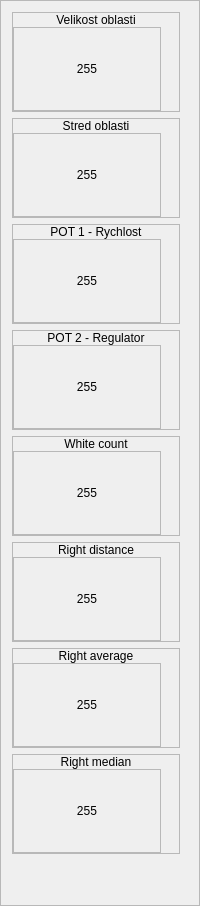
        <widget class="QFrame" name="frame_21">
         <property name="frameShape">
          <enum>QFrame::StyledPanel</enum>
         </property>
         <property name="frameShadow">
          <enum>QFrame::Raised</enum>
         </property>
         <layout class="QVBoxLayout" name="verticalLayout_28">
          <item>
           <widget class="QFrame" name="leftPwmMainFrame_2">
            <property name="maximumSize">
             <size>
              <width>168</width>
              <height>16777215</height>
             </size>
            </property>
            <property name="frameShape">
             <enum>QFrame::StyledPanel</enum>
            </property>
            <property name="frameShadow">
             <enum>QFrame::Raised</enum>
            </property>
            <layout class="QVBoxLayout" name="verticalLayout_29">
             <property name="spacing">
              <number>0</number>
             </property>
             <property name="leftMargin">
              <number>0</number>
             </property>
             <property name="topMargin">
              <number>0</number>
             </property>
             <property name="rightMargin">
              <number>0</number>
             </property>
             <property name="bottomMargin">
              <number>0</number>
             </property>
             <item>
              <widget class="QLabel" name="label_10">
               <property name="text">
                <string>Velikost oblasti</string>
               </property>
               <property name="alignment">
                <set>Qt::AlignCenter</set>
               </property>
              </widget>
             </item>
             <item>
              <widget class="QFrame" name="frame_22">
               <property name="sizePolicy">
                <sizepolicy hsizetype="Maximum" vsizetype="Fixed">
                 <horstretch>0</horstretch>
                 <verstretch>0</verstretch>
                </sizepolicy>
               </property>
               <property name="maximumSize">
                <size>
                 <width>148</width>
                 <height>16777215</height>
                </size>
               </property>
               <property name="frameShape">
                <enum>QFrame::StyledPanel</enum>
               </property>
               <property name="frameShadow">
                <enum>QFrame::Raised</enum>
               </property>
               <layout class="QVBoxLayout" name="verticalLayout_30">
                <item>
                 <widget class="QLabel" name="regionSizeLabel">
                  <property name="minimumSize">
                   <size>
                    <width>128</width>
                    <height>64</height>
                   </size>
                  </property>
                  <property name="maximumSize">
                   <size>
                    <width>128</width>
                    <height>64</height>
                   </size>
                  </property>
                  <property name="styleSheet">
                   <string notr="true">font: 75 26pt &quot;Segoe UI&quot;;</string>
                  </property>
                  <property name="text">
                   <string>255</string>
                  </property>
                  <property name="alignment">
                   <set>Qt::AlignCenter</set>
                  </property>
                 </widget>
                </item>
               </layout>
              </widget>
             </item>
            </layout>
           </widget>
          </item>
          <item>
           <widget class="QFrame" name="rightPwmMainFrame_2">
            <property name="maximumSize">
             <size>
              <width>168</width>
              <height>16777215</height>
             </size>
            </property>
            <property name="frameShape">
             <enum>QFrame::StyledPanel</enum>
            </property>
            <property name="frameShadow">
             <enum>QFrame::Raised</enum>
            </property>
            <layout class="QVBoxLayout" name="verticalLayout_32">
             <property name="spacing">
              <number>0</number>
             </property>
             <property name="leftMargin">
              <number>0</number>
             </property>
             <property name="topMargin">
              <number>0</number>
             </property>
             <property name="rightMargin">
              <number>0</number>
             </property>
             <property name="bottomMargin">
              <number>0</number>
             </property>
             <item>
              <widget class="QLabel" name="label_11">
               <property name="text">
                <string>Stred oblasti</string>
               </property>
               <property name="alignment">
                <set>Qt::AlignCenter</set>
               </property>
              </widget>
             </item>
             <item>
              <widget class="QFrame" name="frame_24">
               <property name="sizePolicy">
                <sizepolicy hsizetype="Maximum" vsizetype="Fixed">
                 <horstretch>0</horstretch>
                 <verstretch>0</verstretch>
                </sizepolicy>
               </property>
               <property name="maximumSize">
                <size>
                 <width>148</width>
                 <height>16777215</height>
                </size>
               </property>
               <property name="frameShape">
                <enum>QFrame::StyledPanel</enum>
               </property>
               <property name="frameShadow">
                <enum>QFrame::Raised</enum>
               </property>
               <layout class="QVBoxLayout" name="verticalLayout_33">
                <item>
                 <widget class="QLabel" name="regionCenterLabel">
                  <property name="minimumSize">
                   <size>
                    <width>128</width>
                    <height>64</height>
                   </size>
                  </property>
                  <property name="maximumSize">
                   <size>
                    <width>128</width>
                    <height>64</height>
                   </size>
                  </property>
                  <property name="styleSheet">
                   <string notr="true">font: 75 26pt &quot;Segoe UI&quot;;</string>
                  </property>
                  <property name="text">
                   <string>255</string>
                  </property>
                  <property name="alignment">
                   <set>Qt::AlignCenter</set>
                  </property>
                 </widget>
                </item>
               </layout>
              </widget>
             </item>
            </layout>
           </widget>
          </item>
          <item>
           <widget class="QFrame" name="motorSpeedFrame_2">
            <property name="maximumSize">
             <size>
              <width>168</width>
              <height>16777215</height>
             </size>
            </property>
            <property name="frameShape">
             <enum>QFrame::StyledPanel</enum>
            </property>
            <property name="frameShadow">
             <enum>QFrame::Raised</enum>
            </property>
            <layout class="QVBoxLayout" name="verticalLayout_35">
             <property name="spacing">
              <number>0</number>
             </property>
             <property name="leftMargin">
              <number>0</number>
             </property>
             <property name="topMargin">
              <number>0</number>
             </property>
             <property name="rightMargin">
              <number>0</number>
             </property>
             <property name="bottomMargin">
              <number>0</number>
             </property>
             <item>
              <widget class="QLabel" name="label_12">
               <property name="text">
                <string>POT 1 - Rychlost</string>
               </property>
               <property name="alignment">
                <set>Qt::AlignCenter</set>
               </property>
              </widget>
             </item>
             <item>
              <widget class="QFrame" name="frame_26">
               <property name="sizePolicy">
                <sizepolicy hsizetype="Maximum" vsizetype="Fixed">
                 <horstretch>0</horstretch>
                 <verstretch>0</verstretch>
                </sizepolicy>
               </property>
               <property name="maximumSize">
                <size>
                 <width>148</width>
                 <height>16777215</height>
                </size>
               </property>
               <property name="frameShape">
                <enum>QFrame::StyledPanel</enum>
               </property>
               <property name="frameShadow">
                <enum>QFrame::Raised</enum>
               </property>
               <layout class="QVBoxLayout" name="verticalLayout_36">
                <item>
                 <widget class="QLabel" name="leftPotLabel">
                  <property name="minimumSize">
                   <size>
                    <width>128</width>
                    <height>64</height>
                   </size>
                  </property>
                  <property name="maximumSize">
                   <size>
                    <width>128</width>
                    <height>64</height>
                   </size>
                  </property>
                  <property name="styleSheet">
                   <string notr="true">font: 75 26pt &quot;Segoe UI&quot;;</string>
                  </property>
                  <property name="text">
                   <string>255</string>
                  </property>
                  <property name="alignment">
                   <set>Qt::AlignCenter</set>
                  </property>
                 </widget>
                </item>
               </layout>
              </widget>
             </item>
            </layout>
           </widget>
          </item>
          <item>
           <widget class="QFrame" name="regulatorMainFrame">
            <property name="maximumSize">
             <size>
              <width>168</width>
              <height>16777215</height>
             </size>
            </property>
            <property name="frameShape">
             <enum>QFrame::StyledPanel</enum>
            </property>
            <property name="frameShadow">
             <enum>QFrame::Raised</enum>
            </property>
            <layout class="QVBoxLayout" name="verticalLayout_38">
             <property name="spacing">
              <number>0</number>
             </property>
             <property name="leftMargin">
              <number>0</number>
             </property>
             <property name="topMargin">
              <number>0</number>
             </property>
             <property name="rightMargin">
              <number>0</number>
             </property>
             <property name="bottomMargin">
              <number>0</number>
             </property>
             <item>
              <widget class="QLabel" name="label_13">
               <property name="text">
                <string>POT 2 - Regulator</string>
               </property>
               <property name="alignment">
                <set>Qt::AlignCenter</set>
               </property>
              </widget>
             </item>
             <item>
              <widget class="QFrame" name="frame_28">
               <property name="sizePolicy">
                <sizepolicy hsizetype="Maximum" vsizetype="Fixed">
                 <horstretch>0</horstretch>
                 <verstretch>0</verstretch>
                </sizepolicy>
               </property>
               <property name="maximumSize">
                <size>
                 <width>148</width>
                 <height>16777215</height>
                </size>
               </property>
               <property name="frameShape">
                <enum>QFrame::StyledPanel</enum>
               </property>
               <property name="frameShadow">
                <enum>QFrame::Raised</enum>
               </property>
               <layout class="QVBoxLayout" name="verticalLayout_39">
                <item>
                 <widget class="QLabel" name="rightPotLabel">
                  <property name="minimumSize">
                   <size>
                    <width>128</width>
                    <height>64</height>
                   </size>
                  </property>
                  <property name="maximumSize">
                   <size>
                    <width>128</width>
                    <height>64</height>
                   </size>
                  </property>
                  <property name="styleSheet">
                   <string notr="true">font: 75 26pt &quot;Segoe UI&quot;;</string>
                  </property>
                  <property name="text">
                   <string>255</string>
                  </property>
                  <property name="alignment">
                   <set>Qt::AlignCenter</set>
                  </property>
                 </widget>
                </item>
               </layout>
              </widget>
             </item>
            </layout>
           </widget>
          </item>
          <item>
           <widget class="QFrame" name="voltageMainFrame_4">
            <property name="maximumSize">
             <size>
              <width>168</width>
              <height>16777215</height>
             </size>
            </property>
            <property name="frameShape">
             <enum>QFrame::StyledPanel</enum>
            </property>
            <property name="frameShadow">
             <enum>QFrame::Raised</enum>
            </property>
            <layout class="QVBoxLayout" name="verticalLayout_44">
             <property name="spacing">
              <number>0</number>
             </property>
             <property name="leftMargin">
              <number>0</number>
             </property>
             <property name="topMargin">
              <number>0</number>
             </property>
             <property name="rightMargin">
              <number>0</number>
             </property>
             <property name="bottomMargin">
              <number>0</number>
             </property>
             <item>
              <widget class="QLabel" name="label_15">
               <property name="text">
                <string>White count</string>
               </property>
               <property name="alignment">
                <set>Qt::AlignCenter</set>
               </property>
              </widget>
             </item>
             <item>
              <widget class="QFrame" name="frame_32">
               <property name="sizePolicy">
                <sizepolicy hsizetype="Maximum" vsizetype="Fixed">
                 <horstretch>0</horstretch>
                 <verstretch>0</verstretch>
                </sizepolicy>
               </property>
               <property name="maximumSize">
                <size>
                 <width>148</width>
                 <height>16777215</height>
                </size>
               </property>
               <property name="frameShape">
                <enum>QFrame::StyledPanel</enum>
               </property>
               <property name="frameShadow">
                <enum>QFrame::Raised</enum>
               </property>
               <layout class="QVBoxLayout" name="verticalLayout_45">
                <item>
                 <widget class="QLabel" name="whiteRegionsCountValueLabel">
                  <property name="minimumSize">
                   <size>
                    <width>128</width>
                    <height>64</height>
                   </size>
                  </property>
                  <property name="maximumSize">
                   <size>
                    <width>128</width>
                    <height>64</height>
                   </size>
                  </property>
                  <property name="styleSheet">
                   <string notr="true">font: 75 26pt &quot;Segoe UI&quot;;</string>
                  </property>
                  <property name="text">
                   <string>255</string>
                  </property>
                  <property name="alignment">
                   <set>Qt::AlignCenter</set>
                  </property>
                 </widget>
                </item>
               </layout>
              </widget>
             </item>
            </layout>
           </widget>
          </item>
          <item>
           <widget class="QFrame" name="blackCountFrame_10">
            <property name="maximumSize">
             <size>
              <width>168</width>
              <height>16777215</height>
             </size>
            </property>
            <property name="frameShape">
             <enum>QFrame::StyledPanel</enum>
            </property>
            <property name="frameShadow">
             <enum>QFrame::Raised</enum>
            </property>
            <layout class="QVBoxLayout" name="verticalLayout_76">
             <property name="spacing">
              <number>0</number>
             </property>
             <property name="leftMargin">
              <number>0</number>
             </property>
             <property name="topMargin">
              <number>0</number>
             </property>
             <property name="rightMargin">
              <number>0</number>
             </property>
             <property name="bottomMargin">
              <number>0</number>
             </property>
             <item>
              <widget class="QLabel" name="label_34">
               <property name="text">
                <string>Right distance</string>
               </property>
               <property name="alignment">
                <set>Qt::AlignCenter</set>
               </property>
              </widget>
             </item>
             <item>
              <widget class="QFrame" name="frame_43">
               <property name="sizePolicy">
                <sizepolicy hsizetype="Maximum" vsizetype="Fixed">
                 <horstretch>0</horstretch>
                 <verstretch>0</verstretch>
                </sizepolicy>
               </property>
               <property name="maximumSize">
                <size>
                 <width>148</width>
                 <height>16777215</height>
                </size>
               </property>
               <property name="frameShape">
                <enum>QFrame::StyledPanel</enum>
               </property>
               <property name="frameShadow">
                <enum>QFrame::Raised</enum>
               </property>
               <layout class="QVBoxLayout" name="verticalLayout_77">
                <item>
                 <widget class="QLabel" name="rightDistanceValueLabel">
                  <property name="minimumSize">
                   <size>
                    <width>128</width>
                    <height>64</height>
                   </size>
                  </property>
                  <property name="maximumSize">
                   <size>
                    <width>128</width>
                    <height>64</height>
                   </size>
                  </property>
                  <property name="styleSheet">
                   <string notr="true">font: 75 26pt &quot;Segoe UI&quot;;</string>
                  </property>
                  <property name="text">
                   <string>255</string>
                  </property>
                  <property name="alignment">
                   <set>Qt::AlignCenter</set>
                  </property>
                 </widget>
                </item>
               </layout>
              </widget>
             </item>
            </layout>
           </widget>
          </item>
          <item>
           <widget class="QFrame" name="blackCountFrame_9">
            <property name="maximumSize">
             <size>
              <width>168</width>
              <height>16777215</height>
             </size>
            </property>
            <property name="frameShape">
             <enum>QFrame::StyledPanel</enum>
            </property>
            <property name="frameShadow">
             <enum>QFrame::Raised</enum>
            </property>
            <layout class="QVBoxLayout" name="verticalLayout_74">
             <property name="spacing">
              <number>0</number>
             </property>
             <property name="leftMargin">
              <number>0</number>
             </property>
             <property name="topMargin">
              <number>0</number>
             </property>
             <property name="rightMargin">
              <number>0</number>
             </property>
             <property name="bottomMargin">
              <number>0</number>
             </property>
             <item>
              <widget class="QLabel" name="label_33">
               <property name="text">
                <string>Right average</string>
               </property>
               <property name="alignment">
                <set>Qt::AlignCenter</set>
               </property>
              </widget>
             </item>
             <item>
              <widget class="QFrame" name="frame_42">
               <property name="sizePolicy">
                <sizepolicy hsizetype="Maximum" vsizetype="Fixed">
                 <horstretch>0</horstretch>
                 <verstretch>0</verstretch>
                </sizepolicy>
               </property>
               <property name="maximumSize">
                <size>
                 <width>148</width>
                 <height>16777215</height>
                </size>
               </property>
               <property name="frameShape">
                <enum>QFrame::StyledPanel</enum>
               </property>
               <property name="frameShadow">
                <enum>QFrame::Raised</enum>
               </property>
               <layout class="QVBoxLayout" name="verticalLayout_75">
                <item>
                 <widget class="QLabel" name="rightAverageValueLabel">
                  <property name="minimumSize">
                   <size>
                    <width>128</width>
                    <height>64</height>
                   </size>
                  </property>
                  <property name="maximumSize">
                   <size>
                    <width>128</width>
                    <height>64</height>
                   </size>
                  </property>
                  <property name="styleSheet">
                   <string notr="true">font: 75 26pt &quot;Segoe UI&quot;;</string>
                  </property>
                  <property name="text">
                   <string>255</string>
                  </property>
                  <property name="alignment">
                   <set>Qt::AlignCenter</set>
                  </property>
                 </widget>
                </item>
               </layout>
              </widget>
             </item>
            </layout>
           </widget>
          </item>
          <item>
           <widget class="QFrame" name="blackCountFrame_8">
            <property name="maximumSize">
             <size>
              <width>168</width>
              <height>16777215</height>
             </size>
            </property>
            <property name="frameShape">
             <enum>QFrame::StyledPanel</enum>
            </property>
            <property name="frameShadow">
             <enum>QFrame::Raised</enum>
            </property>
            <layout class="QVBoxLayout" name="verticalLayout_72">
             <property name="spacing">
              <number>0</number>
             </property>
             <property name="leftMargin">
              <number>0</number>
             </property>
             <property name="topMargin">
              <number>0</number>
             </property>
             <property name="rightMargin">
              <number>0</number>
             </property>
             <property name="bottomMargin">
              <number>0</number>
             </property>
             <item>
              <widget class="QLabel" name="label_32">
               <property name="text">
                <string>Right median</string>
               </property>
               <property name="alignment">
                <set>Qt::AlignCenter</set>
               </property>
              </widget>
             </item>
             <item>
              <widget class="QFrame" name="frame_41">
               <property name="sizePolicy">
                <sizepolicy hsizetype="Maximum" vsizetype="Fixed">
                 <horstretch>0</horstretch>
                 <verstretch>0</verstretch>
                </sizepolicy>
               </property>
               <property name="maximumSize">
                <size>
                 <width>148</width>
                 <height>16777215</height>
                </size>
               </property>
               <property name="frameShape">
                <enum>QFrame::StyledPanel</enum>
               </property>
               <property name="frameShadow">
                <enum>QFrame::Raised</enum>
               </property>
               <layout class="QVBoxLayout" name="verticalLayout_73">
                <item>
                 <widget class="QLabel" name="rightMedianValueLabel">
                  <property name="minimumSize">
                   <size>
                    <width>128</width>
                    <height>64</height>
                   </size>
                  </property>
                  <property name="maximumSize">
                   <size>
                    <width>128</width>
                    <height>64</height>
                   </size>
                  </property>
                  <property name="styleSheet">
                   <string notr="true">font: 75 26pt &quot;Segoe UI&quot;;</string>
                  </property>
                  <property name="text">
                   <string>255</string>
                  </property>
                  <property name="alignment">
                   <set>Qt::AlignCenter</set>
                  </property>
                 </widget>
                </item>
               </layout>
              </widget>
             </item>
            </layout>
           </widget>
          </item>
          <item>
           <spacer name="verticalSpacer_2">
            <property name="orientation">
             <enum>Qt::Vertical</enum>
            </property>
            <property name="sizeHint" stdset="0">
             <size>
              <width>20</width>
              <height>40</height>
             </size>
            </property>
           </spacer>
          </item>
         </layout>
        </widget>
